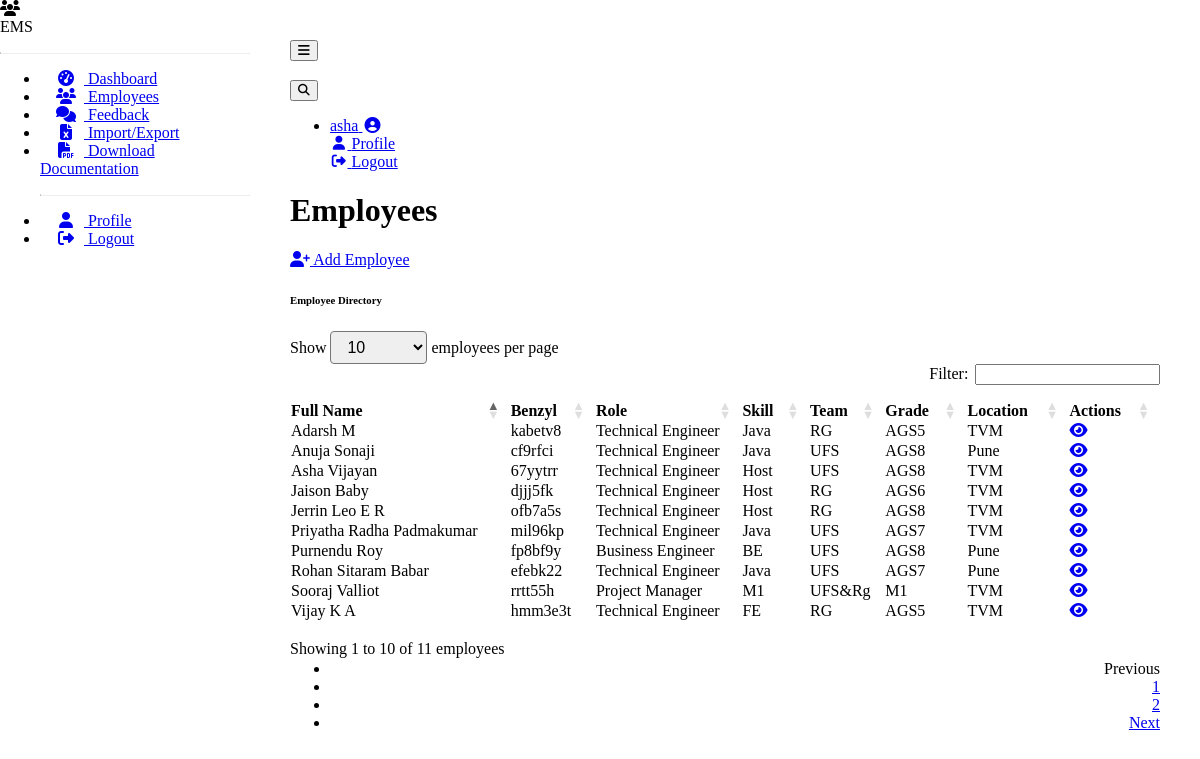
/employees (signed in), run on the app's committed database.
### models.py (models this page shows, shortened)
class User(UserMixin, db.Model):
    __tablename__ = 'users'
    id = db.Column(db.Integer, primary_key=True)
    username = db.Column(db.String(64), unique=True, nullable=False)
    email = db.Column(db.String(120), unique=True, nullable=False)
    password_hash = db.Column(db.String(256), nullable=False)
    is_manager = db.Column(db.Boolean, default=False)
    employees_managed = db.relationship('Employee', backref='manager_user', lazy='dynamic',
                                        foreign_keys='Employee.manager_id')

class Employee(db.Model):
    __tablename__ = 'employees'
    id = db.Column(db.Integer, primary_key=True)
    full_name = db.Column(db.String(100), nullable=False)
    joining_date = db.Column(db.Date, nullable=False)
    benzyl = db.Column(db.String(50), unique=True, nullable=False)  # Employee ID or username
    role = db.Column(db.String(100), nullable=False)
    skill = db.Column(db.String(100), nullable=False)
    team = db.Column(db.String(100), nullable=False)
    grade = db.Column(db.String(20), nullable=False)
    designation = db.Column(db.String(100), nullable=False)
    location = db.Column(db.String(100), nullable=False)
    user_id = db.Column(db.Integer, db.ForeignKey('users.id'), nullable=True)
    user = db.relationship('User', foreign_keys=[user_id])
    manager_id = db.Column(db.Integer, db.ForeignKey('users.id'), nullable=True)
    feedback_received = db.relationship('Feedback', backref='employee', lazy='dynamic',
                                        foreign_keys='Feedback.employee_id')

### employee.py (the view)
@employee_bp.route('/employees')
@login_required
def employee_list():
    if current_user.is_manager:
        employees = Employee.query.all()
    else:
        employee = Employee.query.filter_by(user_id=current_user.id).first()
        employees = [employee] if employee else []
    managers = User.query.filter_by(is_manager=True).all()
    return render_template('employee_list.html',
                           employees=employees,
                           managers=managers,
                           is_manager=current_user.is_manager)

### app.py (called while the page is built)
@login_manager.user_loader
def load_user(user_id):
    from models import User  # Import here to avoid circular imports
    return User.query.get(int(user_id))

### templates/employee_list.html (shortened to what this page needs)
{% extends "base.html" %}
{% block content %}
<div class="container-fluid">
    <div class="d-flex justify-content-between align-items-center mb-4">
        <h1 class="h3 text-gray-800">Employees</h1>
        {% if is_manager %}
        <a href="{{ url_for('employee.create_employee') }}" class="btn btn-primary">
            <i class="fas fa-user-plus mr-1"></i> Add Employee
        </a>
        {% endif %}
    </div>
    <div class="card shadow mb-4">
        <div class="card-header py-3">
            <h6 class="m-0 font-weight-bold text-primary">Employee Directory</h6>
        </div>
        <div class="card-body">
            {% if employees %}
            <div class="table-responsive">
                <table class="table table-bordered" id="employeeTable" width="100%" cellspacing="0">
                    <thead>
                        <tr>
                            <th>Full Name</th>
                            <th>Benzyl</th>
                            <th>Role</th>
                            <th>Skill</th>
                            <th>Team</th>
                            <th>Grade</th>
                            <th>Location</th>
                            <th>Actions</th>
                        </tr>
                    </thead>
                    <tbody>
                        {% for employee in employees %}
                        <tr {% if employee.manager_id == current_user.id %}class="table-primary"{% endif %}>
                            <td>{{ employee.full_name }}</td>
                            <td>{{ employee.benzyl }}</td>
                            <td>{{ employee.role }}</td>
                            <td>{{ employee.skill }}</td>
                            <td>{{ employee.team }}</td>
                            <td>{{ employee.grade }}</td>
                            <td>{{ employee.location }}</td>
                            <td>
                                <div class="btn-group" role="group">
                                    <a href="{{ url_for('employee.employee_detail', employee_id=employee.id) }}"
                                       class="btn btn-info btn-sm" data-bs-toggle="tooltip" title="View Details">
                                        <i class="fas fa-eye"></i>
                                    </a>
                                </div>
                            </td>
                        </tr>
                        {% endfor %}
                    </tbody>
                </table>
            </div>
            {% endif %}
        </div>
    </div>
</div>
{% endblock %}

### templates/base.html (shortened to what this page needs)
<!DOCTYPE html>
<html lang="en" data-bs-theme="dark">
<head>
    <link rel="stylesheet" href="https://cdn.replit.com/agent/bootstrap-agent-dark-theme.min.css">
    <link rel="stylesheet" href="https://cdnjs.cloudflare.com/ajax/libs/font-awesome/6.4.0/css/all.min.css">
    <link rel="stylesheet" href="https://cdn.datatables.net/1.13.4/css/dataTables.bootstrap5.min.css">
    <link rel="stylesheet" href="https://cdn.datatables.net/buttons/2.3.6/css/buttons.bootstrap5.min.css">
    <link rel="stylesheet" href="{{ url_for('static', filename='css/custom.css') }}">
</head>
<body>
    {% if current_user.is_authenticated %}
    <div class="sidebar bg-dark">
        <div class="sidebar-brand d-flex align-items-center justify-content-center p-3">
            <div class="sidebar-brand-icon">
                <i class="fas fa-users"></i>
            </div>
            <div class="sidebar-brand-text mx-3">EMS</div>
        </div>
        <hr class="sidebar-divider">
        <ul class="nav flex-column">
            <li class="nav-item">
                <a class="nav-link {% if request.endpoint and request.endpoint == 'employee.dashboard' %}active{% endif %}"
                   href="{{ url_for('employee.dashboard') }}">
                    <i class="fas fa-fw fa-tachometer-alt"></i>
                    <span>Dashboard</span>
                </a>
            </li>
            <li class="nav-item">
                <a class="nav-link {% if request.endpoint and 'employee_list' in request.endpoint %}active{% endif %}"
                   href="{{ url_for('employee.employee_list') }}">
                    <i class="fas fa-fw fa-users"></i>
                    <span>Employees</span>
                </a>
            </li>
            <li class="nav-item">
                <a class="nav-link {% if request.endpoint and 'feedback' in request.endpoint %}active{% endif %}"
                   href="{{ url_for('feedback.feedback_list') }}">
                    <i class="fas fa-fw fa-comments"></i>
                    <span>Feedback</span>
                </a>
            </li>
            {% if current_user.is_manager %}
            <li class="nav-item">
                <a class="nav-link {% if request.endpoint and 'import_export' in request.endpoint %}active{% endif %}"
                   href="{{ url_for('employee.import_export') }}">
                    <i class="fas fa-fw fa-file-excel"></i>
                    <span>Import/Export</span>
                </a>
            </li>
            <li class="nav-item">
                <a class="nav-link" href="{{ url_for('docs.generate_and_download_docs') }}">
                    <i class="fas fa-fw fa-file-pdf"></i>
                    <span>Download Documentation</span>
                </a>
            </li>
            {% endif %}
            <hr class="sidebar-divider">
            <li class="nav-item">
                <a class="nav-link" href="{{ url_for('auth.profile') }}">
                    <i class="fas fa-fw fa-user"></i>
                    <span>Profile</span>
                </a>
            </li>
            <li class="nav-item">
                <a class="nav-link" href="{{ url_for('auth.logout') }}">
                    <i class="fas fa-fw fa-sign-out-alt"></i>
                    <span>Logout</span>
                </a>
            </li>
        </ul>
    </div>
    {% endif %}
    <div class="content-wrapper {% if not current_user.is_authenticated %}ml-0{% endif %}">
        {% if current_user.is_authenticated %}
        <nav class="navbar navbar-expand navbar-dark bg-dark mb-4">
            <button id="sidebarToggle" class="btn btn-link d-md-none rounded-circle mr-3">
                <i class="fa fa-bars"></i>
            </button>
            <div class="d-md-inline-block ms-auto form-inline mr-0 navbar-search">
                <div class="input-group">
                    <input type="text" id="searchInput" class="form-control bg-light border small"
                           placeholder="Search..." aria-label="Search">
                    <div class="input-group-append">
                        <button class="btn btn-primary" type="button">
                        </button>
                    </div>
                </div>
            </div>
            <ul class="navbar-nav ml-auto ml-md-0">
                <li class="nav-item dropdown no-arrow">
                    <a class="nav-link dropdown-toggle" href="#" id="userDropdown" role="button"
                       data-bs-toggle="dropdown" aria-haspopup="true" aria-expanded="false">
                        <span class="mr-2 d-none d-lg-inline text-gray-600 small">{{ current_user.username }}</span>
                        <i class="fas fa-user-circle fa-fw"></i>
                    </a>
                    <div class="dropdown-menu dropdown-menu-right shadow animated--grow-in"
                         aria-labelledby="userDropdown">
                        <a class="dropdown-item" href="{{ url_for('auth.profile') }}">
                            <i class="fas fa-user fa-sm fa-fw mr-2 text-gray-400"></i>
                            Profile
                        </a>
                        <a class="dropdown-item" href="{{ url_for('auth.logout') }}">
                            <i class="fas fa-sign-out-alt fa-sm fa-fw mr-2 text-gray-400"></i>
                            Logout
                        </a>
                    </div>
                </li>
            </ul>
        </nav>
        {% endif %}
        <div class="container-fluid">
            {% block content %}{% endblock %}
        </div>
    </div>
</body>
</html>

### static/css/custom.css (style rules this page uses)
:root { --sidebar-width: 250px; }
.sidebar { width: var(--sidebar-width); height: 100vh; position: fixed; left: 0; top: 0; z-index: 100; transition: all 0.3s; overflow-y: auto; }
.sidebar .nav-item .nav-link { padding: 0.75rem 1rem; width: 100%; }
.sidebar .nav-item .nav-link i { margin-right: 0.5rem; }
.sidebar-divider { margin: 1rem 0; border-top: 1px solid rgba(255, 255, 255, 0.15); }
.content-wrapper { margin-left: var(--sidebar-width); padding: 2rem; min-height: 100vh; transition: all 0.3s; }
.navbar-search { margin-right: 1rem; }
.navbar-search .input-group { width: 300px; }
.navbar-search .form-control { border: 1px solid rgba(255, 255, 255, 0.2) !important; background-color: rgba(255, 255, 255, 0.1) !important; color: white !important; }
.navbar-search .form-control::placeholder { color: rgba(255, 255, 255, 0.6) !important; }

### data on the page
User: username "asha"
Employee: full_name "Priyatha Radha Padmakumar", benzyl "mil96kp", role "Technical Engineer", skill "Java", team "UFS", grade "AGS7", location "TVM"
Employee: full_name "Adarsh M", benzyl "kabetv8", role "Technical Engineer", skill "Java", team "RG", grade "AGS5", location "TVM"
Employee: full_name "Vijay K A", benzyl "hmm3e3t", role "Technical Engineer", skill "FE", team "RG", grade "AGS5", location "TVM"
Employee: full_name "Rohan Sitaram Babar", benzyl "efebk22", role "Technical Engineer", skill "Java", team "UFS", grade "AGS7", location "Pune"
Employee: full_name "Anuja Sonaji", benzyl "cf9rfci", role "Technical Engineer", skill "Java", team "UFS", grade "AGS8", location "Pune"
Employee: full_name "Jerrin Leo E R", benzyl "ofb7a5s", role "Technical Engineer", skill "Host", team "RG", grade "AGS8", location "TVM"
Employee: full_name "Purnendu Roy", benzyl "fp8bf9y", role "Business Engineer", skill "BE", team "UFS", grade "AGS8", location "Pune"
Employee: full_name "Jaison Baby", benzyl "djjj5fk", role "Technical Engineer", skill "Host", team "RG", grade "AGS6", location "TVM"
Employee: full_name "Asha Vijayan", benzyl "67yytrr", role "Technical Engineer", skill "Host", team "UFS", grade "AGS8", location "TVM"
Employee: full_name "Sooraj Valliot", benzyl "rrtt55h", role "Project Manager", skill "M1", team "UFS&Rg", grade "M1", location "TVM"
